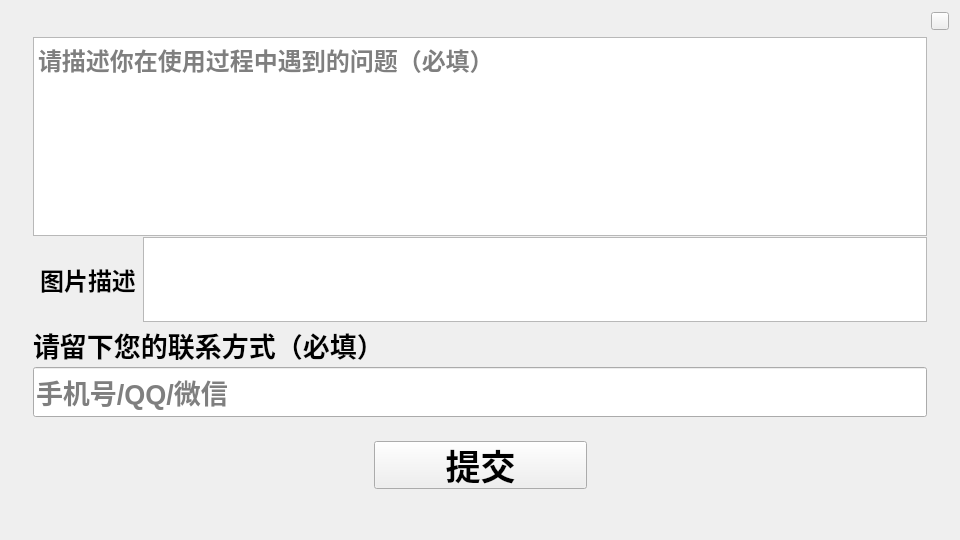
<?xml version="1.0" encoding="UTF-8"?>
<ui version="4.0">
 <class>FeedBackWidget</class>
 <widget class="QWidget" name="FeedBackWidget">
  <property name="geometry">
   <rect>
    <x>0</x>
    <y>0</y>
    <width>960</width>
    <height>540</height>
   </rect>
  </property>
  <property name="minimumSize">
   <size>
    <width>960</width>
    <height>540</height>
   </size>
  </property>
  <property name="maximumSize">
   <size>
    <width>960</width>
    <height>540</height>
   </size>
  </property>
  <property name="windowTitle">
   <string>FeedBackWidget</string>
  </property>
  <layout class="QGridLayout" name="gridLayout">
   <item row="0" column="0">
    <layout class="QVBoxLayout" name="verticalLayout_4">
     <property name="bottomMargin">
      <number>40</number>
     </property>
     <item>
      <layout class="QHBoxLayout" name="horizontalLayout_3">
       <item>
        <spacer name="horizontalSpacer_3">
         <property name="orientation">
          <enum>Qt::Horizontal</enum>
         </property>
         <property name="sizeHint" stdset="0">
          <size>
           <width>40</width>
           <height>20</height>
          </size>
         </property>
        </spacer>
       </item>
       <item>
        <widget class="QPushButton" name="closeBtn">
         <property name="minimumSize">
          <size>
           <width>18</width>
           <height>18</height>
          </size>
         </property>
         <property name="maximumSize">
          <size>
           <width>18</width>
           <height>18</height>
          </size>
         </property>
         <property name="text">
          <string/>
         </property>
        </widget>
       </item>
      </layout>
     </item>
     <item>
      <layout class="QVBoxLayout" name="verticalLayout_3">
       <property name="spacing">
        <number>24</number>
       </property>
       <item>
        <layout class="QHBoxLayout" name="horizontalLayout_2">
         <item>
          <spacer name="horizontalSpacer_4">
           <property name="orientation">
            <enum>Qt::Horizontal</enum>
           </property>
           <property name="sizeHint" stdset="0">
            <size>
             <width>40</width>
             <height>20</height>
            </size>
           </property>
          </spacer>
         </item>
         <item>
          <layout class="QVBoxLayout" name="verticalLayout_2">
           <property name="spacing">
            <number>0</number>
           </property>
           <item>
            <layout class="QVBoxLayout" name="verticalLayout">
             <property name="spacing">
              <number>1</number>
             </property>
             <item>
              <layout class="QHBoxLayout" name="horizontalLayout_5">
               <property name="spacing">
                <number>0</number>
               </property>
               <property name="rightMargin">
                <number>0</number>
               </property>
               <item>
                <widget class="QTextEdit" name="textEdit">
                 <property name="minimumSize">
                  <size>
                   <width>0</width>
                   <height>0</height>
                  </size>
                 </property>
                 <property name="maximumSize">
                  <size>
                   <width>166666</width>
                   <height>199</height>
                  </size>
                 </property>
                 <property name="font">
                  <font>
                   <family>Arial</family>
                   <pointsize>18</pointsize>
                   <weight>75</weight>
                   <bold>true</bold>
                  </font>
                 </property>
                 <property name="placeholderText">
                  <string>请描述你在使用过程中遇到的问题（必填）</string>
                 </property>
                </widget>
               </item>
              </layout>
             </item>
             <item>
              <layout class="QHBoxLayout" name="horizontalTuPianmiaoSu">
               <property name="spacing">
                <number>0</number>
               </property>
               <property name="leftMargin">
                <number>0</number>
               </property>
               <property name="rightMargin">
                <number>0</number>
               </property>
               <item>
                <widget class="QLabel" name="pictureLbl">
                 <property name="minimumSize">
                  <size>
                   <width>110</width>
                   <height>85</height>
                  </size>
                 </property>
                 <property name="maximumSize">
                  <size>
                   <width>110</width>
                   <height>85</height>
                  </size>
                 </property>
                 <property name="font">
                  <font>
                   <family>Arial</family>
                   <pointsize>18</pointsize>
                   <weight>75</weight>
                   <bold>true</bold>
                  </font>
                 </property>
                 <property name="layoutDirection">
                  <enum>Qt::RightToLeft</enum>
                 </property>
                 <property name="text">
                  <string>图片描述</string>
                 </property>
                 <property name="alignment">
                  <set>Qt::AlignCenter</set>
                 </property>
                </widget>
               </item>
               <item>
                <widget class="QListWidget" name="listWidget">
                 <property name="minimumSize">
                  <size>
                   <width>784</width>
                   <height>85</height>
                  </size>
                 </property>
                 <property name="maximumSize">
                  <size>
                   <width>784</width>
                   <height>85</height>
                  </size>
                 </property>
                 <property name="flow">
                  <enum>QListView::LeftToRight</enum>
                 </property>
                 <property name="isWrapping" stdset="0">
                  <bool>false</bool>
                 </property>
                 <property name="resizeMode">
                  <enum>QListView::Fixed</enum>
                 </property>
                 <property name="viewMode">
                  <enum>QListView::IconMode</enum>
                 </property>
                 <property name="modelColumn">
                  <number>0</number>
                 </property>
                 <property name="batchSize">
                  <number>100</number>
                 </property>
                </widget>
               </item>
              </layout>
             </item>
            </layout>
           </item>
           <item>
            <layout class="QVBoxLayout" name="verticalLianXi">
             <property name="spacing">
              <number>0</number>
             </property>
             <property name="leftMargin">
              <number>0</number>
             </property>
             <property name="rightMargin">
              <number>0</number>
             </property>
             <item>
              <widget class="QLabel" name="qqWeChatLbl">
               <property name="font">
                <font>
                 <family>Arial</family>
                 <pointsize>20</pointsize>
                 <weight>75</weight>
                 <bold>true</bold>
                </font>
               </property>
               <property name="styleSheet">
                <string notr="true"/>
               </property>
               <property name="text">
                <string>请留下您的联系方式（必填）</string>
               </property>
               <property name="alignment">
                <set>Qt::AlignLeading|Qt::AlignLeft|Qt::AlignVCenter</set>
               </property>
              </widget>
             </item>
             <item>
              <widget class="QLineEdit" name="qqWeChatEdt">
               <property name="minimumSize">
                <size>
                 <width>0</width>
                 <height>50</height>
                </size>
               </property>
               <property name="maximumSize">
                <size>
                 <width>16664</width>
                 <height>50</height>
                </size>
               </property>
               <property name="font">
                <font>
                 <family>Arial</family>
                 <pointsize>20</pointsize>
                 <weight>75</weight>
                 <bold>true</bold>
                </font>
               </property>
               <property name="placeholderText">
                <string>手机号/QQ/微信</string>
               </property>
              </widget>
             </item>
            </layout>
           </item>
          </layout>
         </item>
         <item>
          <spacer name="horizontalSpacer_5">
           <property name="orientation">
            <enum>Qt::Horizontal</enum>
           </property>
           <property name="sizeHint" stdset="0">
            <size>
             <width>40</width>
             <height>20</height>
            </size>
           </property>
          </spacer>
         </item>
        </layout>
       </item>
       <item>
        <layout class="QHBoxLayout" name="horizontalLayout">
         <property name="spacing">
          <number>6</number>
         </property>
         <item>
          <spacer name="horizontalSpacer">
           <property name="orientation">
            <enum>Qt::Horizontal</enum>
           </property>
           <property name="sizeHint" stdset="0">
            <size>
             <width>40</width>
             <height>20</height>
            </size>
           </property>
          </spacer>
         </item>
         <item>
          <widget class="QPushButton" name="submitBtn">
           <property name="minimumSize">
            <size>
             <width>213</width>
             <height>48</height>
            </size>
           </property>
           <property name="maximumSize">
            <size>
             <width>213</width>
             <height>48</height>
            </size>
           </property>
           <property name="font">
            <font>
             <family>Arial</family>
             <pointsize>26</pointsize>
             <weight>75</weight>
             <bold>true</bold>
            </font>
           </property>
           <property name="text">
            <string>提交</string>
           </property>
          </widget>
         </item>
         <item>
          <spacer name="horizontalSpacer_2">
           <property name="orientation">
            <enum>Qt::Horizontal</enum>
           </property>
           <property name="sizeHint" stdset="0">
            <size>
             <width>40</width>
             <height>20</height>
            </size>
           </property>
          </spacer>
         </item>
        </layout>
       </item>
      </layout>
     </item>
    </layout>
   </item>
  </layout>
 </widget>
 <layoutdefault spacing="6" margin="11"/>
 <tabstops>
  <tabstop>textEdit</tabstop>
  <tabstop>listWidget</tabstop>
  <tabstop>qqWeChatEdt</tabstop>
  <tabstop>submitBtn</tabstop>
  <tabstop>closeBtn</tabstop>
 </tabstops>
 <resources/>
 <connections/>
</ui>
